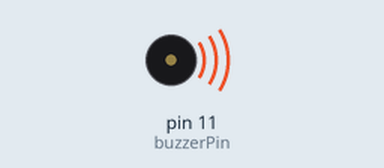
The sketch below on a simulated Arduino Uno, built with avr-gcc and run on an emulated ATmega328P. On the bench: buzzer (waves = sounding).

Above: at 2.5 s.
At 5.2 s:
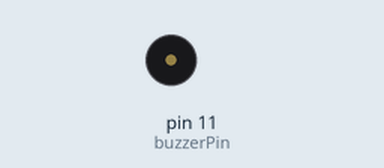
Timing chart, 0 to 10.1 s (numbered marks = the images above):
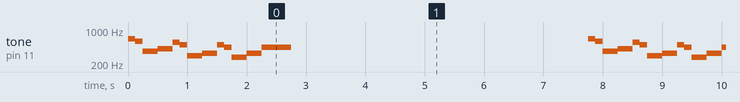

Measured:
- by itself, tone on pin 11 (buzzerPin): repeats every 7.8 s: 587 Hz 0.13 s, 370 Hz 0.25 s, 415 Hz 0.25 s, 554 Hz 0.13 s, 494 Hz 0.13 s, 294 Hz 0.25 s, 330 Hz 0.25 s, 494 Hz 0.13 s, 440 Hz 0.13 s, 277 Hz 0.25 s, 330 Hz 0.25 s, 440 Hz 0.50 s, silent 5.0 s, 659 Hz 0.13 s

The sketch:

3a.ino
```cpp
#include "pitches.h"

#define buzzerPin 11

// Save the notes in the melody
static int notes[] = {NOTE_E5, NOTE_D5, NOTE_FS4, NOTE_GS4,
                      NOTE_CS5, NOTE_B4, NOTE_D4, NOTE_E4,
                      NOTE_B4, NOTE_A4, NOTE_CS4, NOTE_E4,
                      NOTE_A4};

// Save the duration for each note
static int durations[] = {8, 8, 4, 4,
                          8, 8, 4, 4,
                          8, 8, 4, 4,
                          2};

void setup() {
}

void loop() {
  // Iterate over the melody:
  for (int note = 0; note < 13; note++) {
    // Calculate the tone length for each note by dividing one second with the note duration:
    int time = 1000 / durations[note];
    // Play the note:
    tone(buzzerPin, notes[note], time);
    // Pause between notes:
    delay(time);
  }

  delay(5000);
}
```
